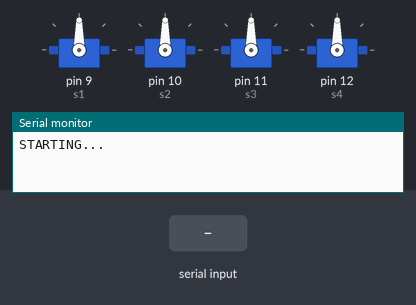
Recording of a sketch running on a simulated Arduino Uno, built with avr-gcc and run on an emulated ATmega328P. On the bench: 4 × servo, the last lines printed to the serial monitor. Inputs (shaded band) come from the test bench.

Above: at 1.3 s.
1.4 s: "c" received over Serial
At 1.8 s:
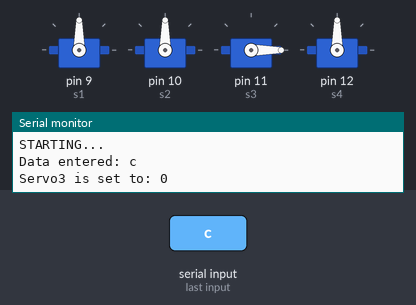
3.0 s: "D" received over Serial
At 4.2 s:
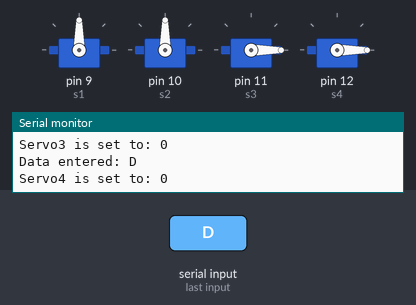
4.6 s: "A,45\n" received over Serial
At 5.4 s:
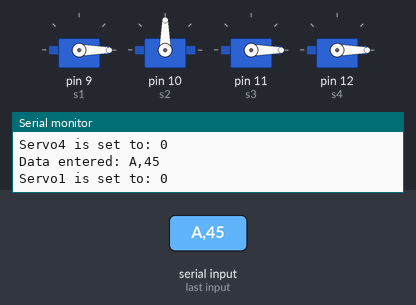
6.2 s: "B,45\n" received over Serial
At 6.6 s:
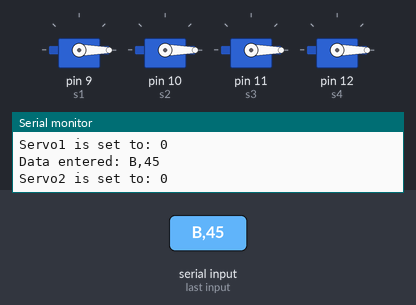
7.8 s: "A90\n" received over Serial
At 9.0 s:
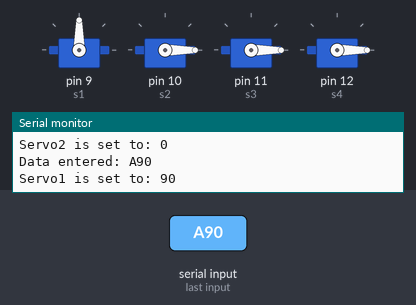
9.4 s: "C90\n" received over Serial
At 10.2 s:
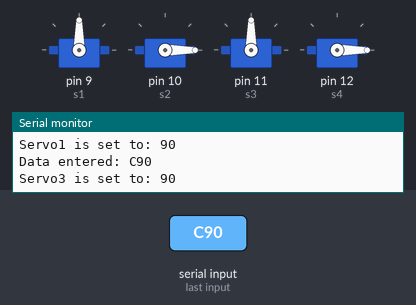
Timing chart, 0 to 12.0 s (numbered marks = the images above; inputs shaded):
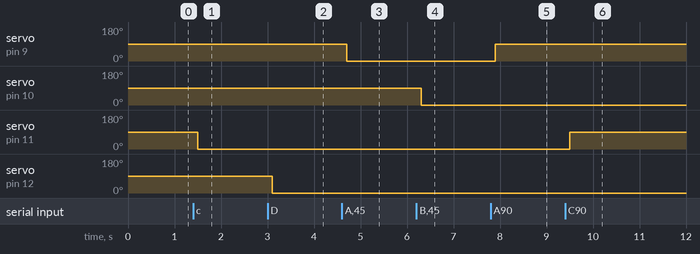

Measured:
- after the input at 1.4 s, servo on pin 11 (s3): 90° → 0° after 0.10 s
- after the input at 3.0 s, servo on pin 12 (s4): 90° → 0° after 0.10 s
- after the input at 4.6 s, servo on pin 9 (s1): 90° → 0° after 0.10 s
- after the input at 6.2 s, servo on pin 10 (s2): 90° → 0° after 0.10 s
- after the input at 7.8 s, servo on pin 9 (s1): 0° → 90° after 0.10 s
- after the input at 9.4 s, servo on pin 11 (s3): 0° → 90° after 0.10 s

The sketch:

armRobot.ino
```cpp
#include <Servo.h>

char buffer[10];
Servo s1;
Servo s2;
Servo s3;
Servo s4;

void setup()
{
        s1.attach(9);
        s2.attach(10);
        s3.attach(11);
        s4.attach(12);
        Serial.begin(9600);
        Serial.flush();
        Serial.println("STARTING...");
        awal();
}
void loop()
{
        if (Serial.available() > 0) {
                int index=0;
                delay(100);
                int numChar = Serial.available();
                if (numChar>10) {
                numChar=10;
                }
                while (numChar--) {
                        buffer[index++] = Serial.read();
                }
                splitString(buffer);
        }
}

void splitString(char* data) {
        Serial.print("Data entered: ");
        Serial.println(data);
        char* parameter;
        parameter = strtok (data, " ,");
        while (parameter != NULL) {
                setServo(parameter);
                parameter = strtok (NULL, " ,");
        }

        for (int x=0; x<9; x++) {
                buffer[x]='\0';
        }
        Serial.flush();
}

void awal(){
  s1.write(90);
  s2.write(90);
  s3.write(90);
  s4.write(90);
  delay(100);
}

void setServo(char* data) {
        if ((data[0] == 'A') || (data[0] == 'a')) {
                int firstVal = strtol(data+1, NULL, 10); // String to long integer
                firstVal = constrain(firstVal,0,180); // Constrain values
                s1.write(firstVal);
                delay(100);
                Serial.print("Servo1 is set to: ");
                Serial.println(firstVal);
        }
        if ((data[0] == 'B') || (data[0] == 'b')) {
                int secondVal = strtol(data+1, NULL, 10); // String to long integer
                secondVal = constrain(secondVal,0,180); // Constrain the values
                s2.write(secondVal);
                delay(100);
                Serial.print("Servo2 is set to: ");
                Serial.println(secondVal);
        }
        if ((data[0] == 'C') || (data[0] == 'c')) {
                int thirdVal = strtol(data+1, NULL, 10); // String to long integer
                thirdVal = constrain(thirdVal,0,180); // Constrain the values
                s3.write(thirdVal);
                delay(100);
                Serial.print("Servo3 is set to: ");
                Serial.println(thirdVal);
        }
        if ((data[0] == 'D') || (data[0] == 'd')) {
                int fourthVal = strtol(data+1, NULL, 10); // String to long integer
                fourthVal = constrain(fourthVal,0,180); // Constrain the values
                s4.write(fourthVal);
                delay(100);
                Serial.print("Servo4 is set to: ");
                Serial.println(fourthVal);
        }
}
```
